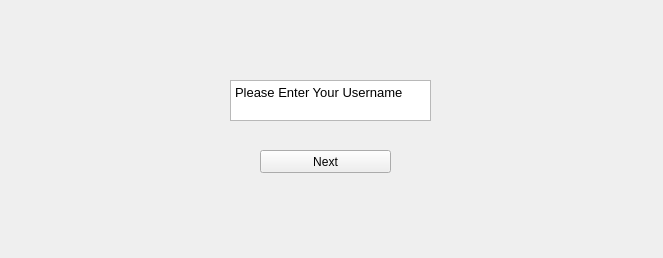
<?xml version="1.0" encoding="UTF-8"?>
<ui version="4.0">
 <class>Form</class>
 <widget class="QWidget" name="Form">
  <property name="geometry">
   <rect>
    <x>0</x>
    <y>0</y>
    <width>663</width>
    <height>258</height>
   </rect>
  </property>
  <property name="windowTitle">
   <string>Form</string>
  </property>
  <widget class="QPushButton" name="pushButton">
   <property name="geometry">
    <rect>
     <x>260</x>
     <y>150</y>
     <width>131</width>
     <height>23</height>
    </rect>
   </property>
   <property name="text">
    <string>Next</string>
   </property>
  </widget>
  <widget class="QLabel" name="label">
   <property name="geometry">
    <rect>
     <x>250</x>
     <y>120</y>
     <width>171</width>
     <height>20</height>
    </rect>
   </property>
   <property name="text">
    <string/>
   </property>
  </widget>
  <widget class="QTextEdit" name="textEdit">
   <property name="geometry">
    <rect>
     <x>230</x>
     <y>80</y>
     <width>201</width>
     <height>41</height>
    </rect>
   </property>
   <property name="html">
    <string>&lt;!DOCTYPE HTML PUBLIC &quot;-//W3C//DTD HTML 4.0//EN&quot; &quot;http://www.w3.org/TR/REC-html40/strict.dtd&quot;&gt;
&lt;html&gt;&lt;head&gt;&lt;meta name=&quot;qrichtext&quot; content=&quot;1&quot; /&gt;&lt;style type=&quot;text/css&quot;&gt;
p, li { white-space: pre-wrap; }
&lt;/style&gt;&lt;/head&gt;&lt;body style=&quot; font-family:'SimSun'; font-size:9pt; font-weight:400; font-style:normal;&quot;&gt;
&lt;p style=&quot; margin-top:0px; margin-bottom:0px; margin-left:0px; margin-right:0px; -qt-block-indent:0; text-indent:0px;&quot;&gt;&lt;span style=&quot; font-size:10pt;&quot;&gt;Please Enter Your Username&lt;/span&gt;&lt;/p&gt;
&lt;p style=&quot;-qt-paragraph-type:empty; margin-top:0px; margin-bottom:0px; margin-left:0px; margin-right:0px; -qt-block-indent:0; text-indent:0px; font-size:10pt;&quot;&gt;&lt;br /&gt;&lt;/p&gt;&lt;/body&gt;&lt;/html&gt;</string>
   </property>
  </widget>
 </widget>
 <resources/>
 <connections/>
</ui>
